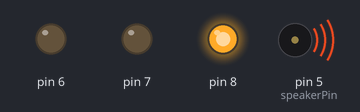
Recording of a sketch running on a simulated Arduino Uno, built with avr-gcc and run on an emulated ATmega328P. Shown: output pins drawn as LEDs (lit = HIGH), buzzer (waves = sounding). Random numbers use the default seed unless the sketch sets one.

Above: at 0.1 s.
At 16.94 s:
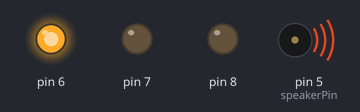
At 33.0 s:
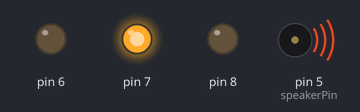
Timing chart, 0 to 40.0 s (numbered marks = the images above):
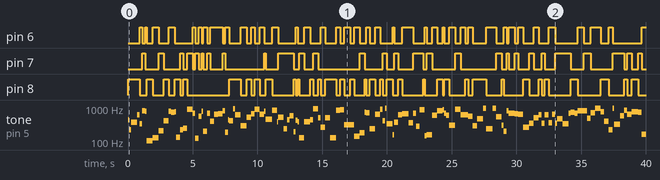

The sketch:

sketch06_03_rand_tone.ino
```cpp
/* ランダムな周波数でランダムな時間音を出す */

const int speakerPin = 5; // D5
int ledPin;               // D6, D7, D8
int duration;             // 音の継続時間
int toneLevel;            // 音の周波数

void setup() {
  pinMode(speakerPin, OUTPUT);
  pinMode(6, OUTPUT);
  pinMode(7, OUTPUT);
  pinMode(8, OUTPUT);
}

void loop() {
  duration = random(100, 500);
  toneLevel = random(100, 1000);
  ledPin = random(6, 9);  // D6〜D8

  digitalWrite(ledPin, HIGH);
  tone(speakerPin, toneLevel);
  delay(duration);

  digitalWrite(ledPin, LOW);
  noTone(speakerPin);
}
```

Measured:
- by itself, pin 6: LOW → HIGH at 0.92 s, → LOW 0.19 s later, → HIGH 0.20 s later, → LOW 0.14 s later, … (77 changes in this stretch)
- by itself, pin 7: LOW → HIGH at 1.1 s, → LOW 0.20 s later, → HIGH 1.1 s later, → LOW 0.38 s later, … (56 changes in this stretch)
- by itself, pin 8: LOW → HIGH at 0.00 s, → LOW 0.92 s later, → HIGH 0.54 s later, → LOW 0.47 s later, … (68 changes in this stretch)
- by itself, tone on pin 5 (speakerPin): plays 449 Hz for 0.11 s, 230 Hz for 0.16 s, 378 Hz for 0.44 s, 640 Hz for 0.21 s, 342 Hz for 0.19 s, 827 Hz for 0.20 s … (135 notes in this stretch)
